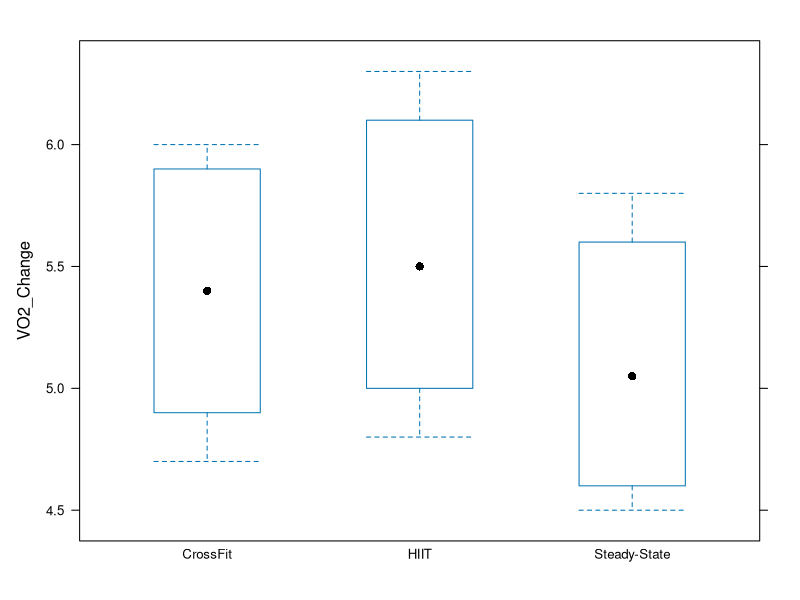

This figure's R source:
library(lattice)
fitness_data <- read.csv("FitnessData.csv")
fitness_data$Program <- factor(fitness_data$Program)
bwplot(VO2_Change ~ Program, data = fitness_data)
summary(aov(VO2_Change ~ Program, data = fitness_data))
